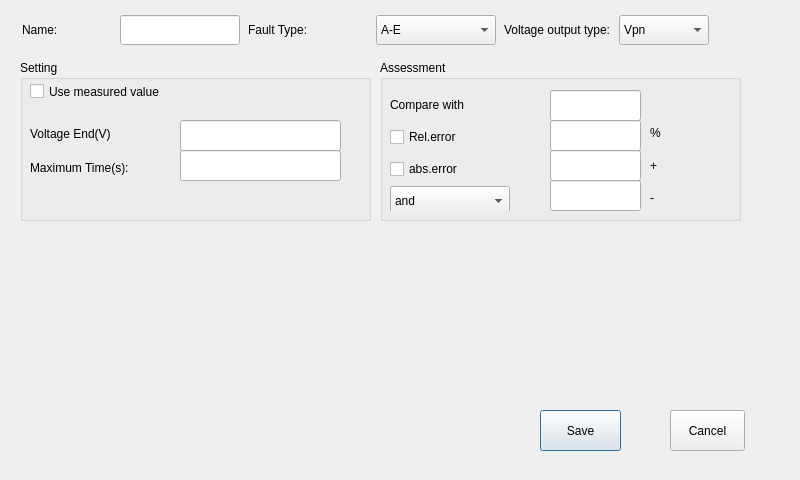
<?xml version="1.0" encoding="UTF-8"?>
<ui version="4.0">
 <class>VolTriptime</class>
 <widget class="QDialog" name="VolTriptime">
  <property name="geometry">
   <rect>
    <x>0</x>
    <y>0</y>
    <width>800</width>
    <height>480</height>
   </rect>
  </property>
  <property name="windowTitle">
   <string>Dialog</string>
  </property>
  <widget class="QPushButton" name="pushButton">
   <property name="geometry">
    <rect>
     <x>540</x>
     <y>410</y>
     <width>81</width>
     <height>41</height>
    </rect>
   </property>
   <property name="text">
    <string>Save</string>
   </property>
  </widget>
  <widget class="QPushButton" name="pushButton_2">
   <property name="geometry">
    <rect>
     <x>670</x>
     <y>410</y>
     <width>75</width>
     <height>41</height>
    </rect>
   </property>
   <property name="text">
    <string>Cancel</string>
   </property>
  </widget>
  <widget class="QGroupBox" name="groupBox_2">
   <property name="geometry">
    <rect>
     <x>380</x>
     <y>60</y>
     <width>361</width>
     <height>161</height>
    </rect>
   </property>
   <property name="title">
    <string>Assessment</string>
   </property>
   <widget class="QLineEdit" name="lineEdit_5">
    <property name="geometry">
     <rect>
      <x>170</x>
      <y>60</y>
      <width>91</width>
      <height>31</height>
     </rect>
    </property>
   </widget>
   <widget class="QLineEdit" name="lineEdit_6">
    <property name="geometry">
     <rect>
      <x>170</x>
      <y>90</y>
      <width>91</width>
      <height>31</height>
     </rect>
    </property>
   </widget>
   <widget class="QLineEdit" name="lineEdit_4">
    <property name="geometry">
     <rect>
      <x>170</x>
      <y>30</y>
      <width>91</width>
      <height>31</height>
     </rect>
    </property>
   </widget>
   <widget class="QLineEdit" name="lineEdit_7">
    <property name="geometry">
     <rect>
      <x>170</x>
      <y>120</y>
      <width>91</width>
      <height>31</height>
     </rect>
    </property>
   </widget>
   <widget class="QWidget" name="verticalLayoutWidget_2">
    <property name="geometry">
     <rect>
      <x>270</x>
      <y>60</y>
      <width>41</width>
      <height>91</height>
     </rect>
    </property>
    <layout class="QVBoxLayout" name="verticalLayout_2">
     <item>
      <widget class="QLabel" name="label_4">
       <property name="text">
        <string>%</string>
       </property>
      </widget>
     </item>
     <item>
      <widget class="QLabel" name="label_3">
       <property name="text">
        <string>+</string>
       </property>
      </widget>
     </item>
     <item>
      <widget class="QLabel" name="label_16">
       <property name="text">
        <string>-</string>
       </property>
      </widget>
     </item>
    </layout>
   </widget>
   <widget class="QWidget" name="verticalLayoutWidget_3">
    <property name="geometry">
     <rect>
      <x>10</x>
      <y>30</y>
      <width>141</width>
      <height>121</height>
     </rect>
    </property>
    <layout class="QVBoxLayout" name="verticalLayout_3">
     <item>
      <widget class="QLabel" name="label_19">
       <property name="sizePolicy">
        <sizepolicy hsizetype="Fixed" vsizetype="Fixed">
         <horstretch>0</horstretch>
         <verstretch>0</verstretch>
        </sizepolicy>
       </property>
       <property name="minimumSize">
        <size>
         <width>120</width>
         <height>30</height>
        </size>
       </property>
       <property name="text">
        <string>Compare with</string>
       </property>
      </widget>
     </item>
     <item>
      <widget class="QCheckBox" name="checkBox">
       <property name="sizePolicy">
        <sizepolicy hsizetype="Fixed" vsizetype="Fixed">
         <horstretch>0</horstretch>
         <verstretch>0</verstretch>
        </sizepolicy>
       </property>
       <property name="minimumSize">
        <size>
         <width>120</width>
         <height>30</height>
        </size>
       </property>
       <property name="text">
        <string>Rel.error</string>
       </property>
      </widget>
     </item>
     <item>
      <widget class="QCheckBox" name="checkBox_2">
       <property name="sizePolicy">
        <sizepolicy hsizetype="Fixed" vsizetype="Fixed">
         <horstretch>0</horstretch>
         <verstretch>0</verstretch>
        </sizepolicy>
       </property>
       <property name="minimumSize">
        <size>
         <width>120</width>
         <height>30</height>
        </size>
       </property>
       <property name="text">
        <string>abs.error</string>
       </property>
      </widget>
     </item>
     <item>
      <widget class="QComboBox" name="comboBox_3">
       <property name="sizePolicy">
        <sizepolicy hsizetype="Fixed" vsizetype="Fixed">
         <horstretch>0</horstretch>
         <verstretch>0</verstretch>
        </sizepolicy>
       </property>
       <property name="minimumSize">
        <size>
         <width>120</width>
         <height>30</height>
        </size>
       </property>
       <item>
        <property name="text">
         <string>and</string>
        </property>
       </item>
       <item>
        <property name="text">
         <string>or</string>
        </property>
       </item>
      </widget>
     </item>
    </layout>
   </widget>
  </widget>
  <widget class="QGroupBox" name="groupBox_5">
   <property name="geometry">
    <rect>
     <x>20</x>
     <y>60</y>
     <width>351</width>
     <height>161</height>
    </rect>
   </property>
   <property name="title">
    <string>Setting</string>
   </property>
   <widget class="QLineEdit" name="lineEdit_2">
    <property name="geometry">
     <rect>
      <x>160</x>
      <y>60</y>
      <width>161</width>
      <height>31</height>
     </rect>
    </property>
   </widget>
   <widget class="QLineEdit" name="lineEdit_3">
    <property name="geometry">
     <rect>
      <x>160</x>
      <y>90</y>
      <width>161</width>
      <height>31</height>
     </rect>
    </property>
   </widget>
   <widget class="QWidget" name="verticalLayoutWidget">
    <property name="geometry">
     <rect>
      <x>10</x>
      <y>60</y>
      <width>151</width>
      <height>61</height>
     </rect>
    </property>
    <layout class="QVBoxLayout" name="verticalLayout">
     <item>
      <widget class="QLabel" name="label_13">
       <property name="text">
        <string>Voltage End(V)</string>
       </property>
      </widget>
     </item>
     <item>
      <widget class="QLabel" name="label_14">
       <property name="text">
        <string>Maximum Time(s):</string>
       </property>
      </widget>
     </item>
    </layout>
   </widget>
   <widget class="QCheckBox" name="checkBox_3">
    <property name="geometry">
     <rect>
      <x>10</x>
      <y>16</y>
      <width>331</width>
      <height>31</height>
     </rect>
    </property>
    <property name="text">
     <string>Use measured value</string>
    </property>
   </widget>
  </widget>
  <widget class="QWidget" name="horizontalLayoutWidget">
   <property name="geometry">
    <rect>
     <x>20</x>
     <y>10</y>
     <width>692</width>
     <height>41</height>
    </rect>
   </property>
   <layout class="QHBoxLayout" name="horizontalLayout">
    <item>
     <widget class="QLabel" name="label">
      <property name="sizePolicy">
       <sizepolicy hsizetype="Fixed" vsizetype="Fixed">
        <horstretch>0</horstretch>
        <verstretch>0</verstretch>
       </sizepolicy>
      </property>
      <property name="minimumSize">
       <size>
        <width>90</width>
        <height>30</height>
       </size>
      </property>
      <property name="text">
       <string>Name:</string>
      </property>
     </widget>
    </item>
    <item>
     <widget class="QLineEdit" name="lineEdit">
      <property name="sizePolicy">
       <sizepolicy hsizetype="Fixed" vsizetype="Fixed">
        <horstretch>0</horstretch>
        <verstretch>0</verstretch>
       </sizepolicy>
      </property>
      <property name="minimumSize">
       <size>
        <width>120</width>
        <height>30</height>
       </size>
      </property>
     </widget>
    </item>
    <item>
     <widget class="QLabel" name="label_7">
      <property name="sizePolicy">
       <sizepolicy hsizetype="Fixed" vsizetype="Fixed">
        <horstretch>0</horstretch>
        <verstretch>0</verstretch>
       </sizepolicy>
      </property>
      <property name="minimumSize">
       <size>
        <width>120</width>
        <height>30</height>
       </size>
      </property>
      <property name="text">
       <string>Fault Type:</string>
      </property>
     </widget>
    </item>
    <item>
     <widget class="QComboBox" name="comboBox">
      <property name="sizePolicy">
       <sizepolicy hsizetype="Fixed" vsizetype="Fixed">
        <horstretch>0</horstretch>
        <verstretch>0</verstretch>
       </sizepolicy>
      </property>
      <property name="minimumSize">
       <size>
        <width>120</width>
        <height>30</height>
       </size>
      </property>
      <item>
       <property name="text">
        <string>A-E</string>
       </property>
      </item>
      <item>
       <property name="text">
        <string>B-E</string>
       </property>
      </item>
      <item>
       <property name="text">
        <string>C-E</string>
       </property>
      </item>
      <item>
       <property name="text">
        <string>A-B</string>
       </property>
      </item>
      <item>
       <property name="text">
        <string>B-C</string>
       </property>
      </item>
      <item>
       <property name="text">
        <string>C-A</string>
       </property>
      </item>
      <item>
       <property name="text">
        <string>A-B-C</string>
       </property>
      </item>
     </widget>
    </item>
    <item>
     <widget class="QLabel" name="label_12">
      <property name="sizePolicy">
       <sizepolicy hsizetype="Fixed" vsizetype="Fixed">
        <horstretch>0</horstretch>
        <verstretch>0</verstretch>
       </sizepolicy>
      </property>
      <property name="text">
       <string>Voltage output type:</string>
      </property>
     </widget>
    </item>
    <item>
     <widget class="QComboBox" name="comboBox_2">
      <property name="sizePolicy">
       <sizepolicy hsizetype="Fixed" vsizetype="Fixed">
        <horstretch>0</horstretch>
        <verstretch>0</verstretch>
       </sizepolicy>
      </property>
      <property name="minimumSize">
       <size>
        <width>90</width>
        <height>30</height>
       </size>
      </property>
      <item>
       <property name="text">
        <string>Vpn</string>
       </property>
      </item>
      <item>
       <property name="text">
        <string>Vpp</string>
       </property>
      </item>
     </widget>
    </item>
   </layout>
  </widget>
 </widget>
 <resources/>
 <connections/>
</ui>
